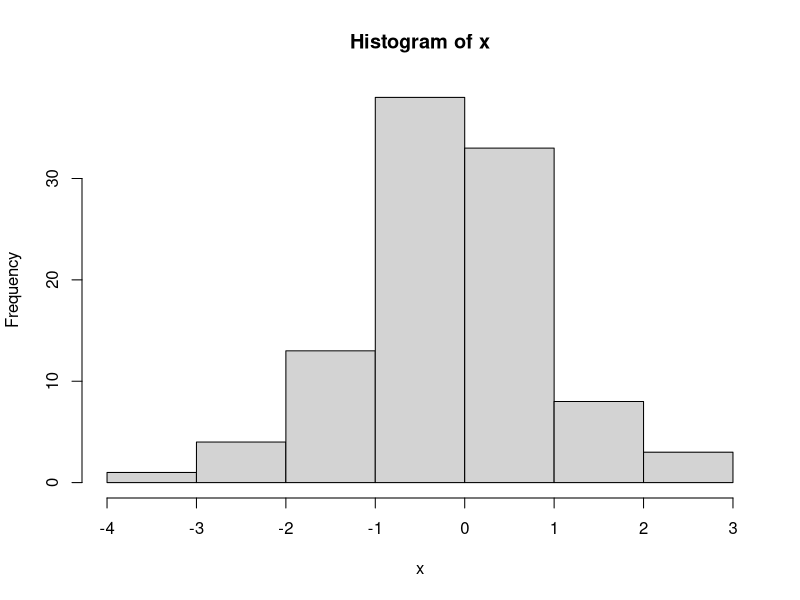

Reproduce this figure in R.
## ---- chunk 1
x = rnorm(100, 0, 1)
hist(x)
